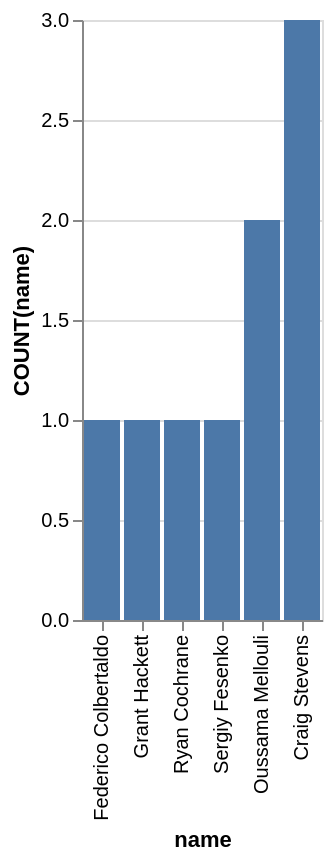

Source (Vega-Lite JSON):
### Vega-Lite specification from a JSON file in a GitHub repository (floating-point values rounded to 4 significant figures)
{"data": {"values": [{"x_data": "Federico Colbertaldo", "y_data": 1}, {"x_data": "Grant Hackett", "y_data": 1}, {"x_data": "Ryan Cochrane", "y_data": 1}, {"x_data": "Sergiy Fesenko", "y_data": 1}, {"x_data": "Oussama Mellouli", "y_data": 2}, {"x_data": "Craig Stevens", "y_data": 3}]}, "mark": "bar", "encoding": {"x": {"field": "x_data", "type": "nominal", "title": "name", "sort": {"op": "sum", "field": "y_data", "order": "ascending"}}, "y": {"field": "y_data", "type": "quantitative", "title": "COUNT(name)"}}}
